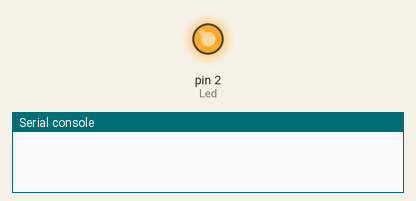
Bench run of a program on a simulated MicroPython board. On the bench: output pins drawn as LEDs (lit = HIGH), the last lines printed to the serial console. WiFi joins after 1.5 s. At 1.5 s the program stops and its outputs stay as they are.

Above: at 0.1 s.
At 0.6 s:
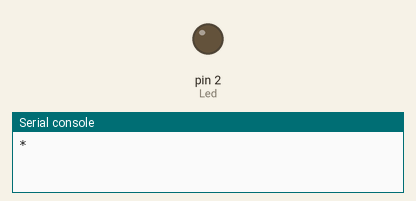
Timing chart, 0 to 2.5 s (numbered marks = the images above):
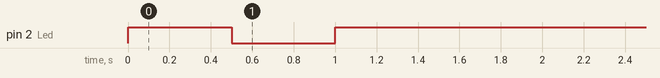

The program:

wify.py
```python
import network ,time
from machine import Pin

Led = Pin(2, Pin.OUT)

wifi_ssid = "Infinix HOT 11S"
wifi_password = ""

i = 0

try:
    sta_if = network.WLAN(network.STA_IF)
    sta_if.active(True)
    sta_if.connect(wifi_ssid, wifi_password)

    while not sta_if.isconnected():
        i = i + 1
        Led.value(i%2)
        time.sleep(0.5)
        print("*"*i)
    Led.value(sta_if.isconnected())
except:
    pass
```

Measured:
- by itself, pin 2 (Led): LOW → HIGH at 0.00 s, → LOW 0.50 s later, → HIGH 0.50 s later
